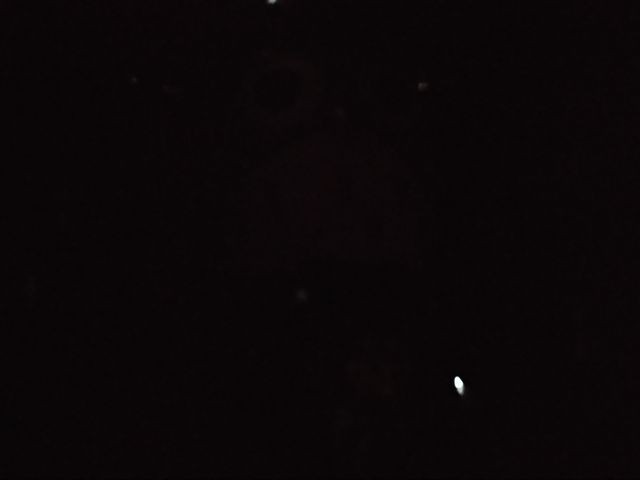
#> input picture Task2/what.jpg, 640 x 480 px
$ python Task2.py
#> lines starting #> are read from the running program, lines starting #| are printed output that depends on the picture
import cv2

img = cv2.imread('what.jpg',0)
#> img: shape (480, 640); min 0, max 255, mean 7.5


img2 = cv2.convertScaleAbs(img, alpha=-10, beta=10)
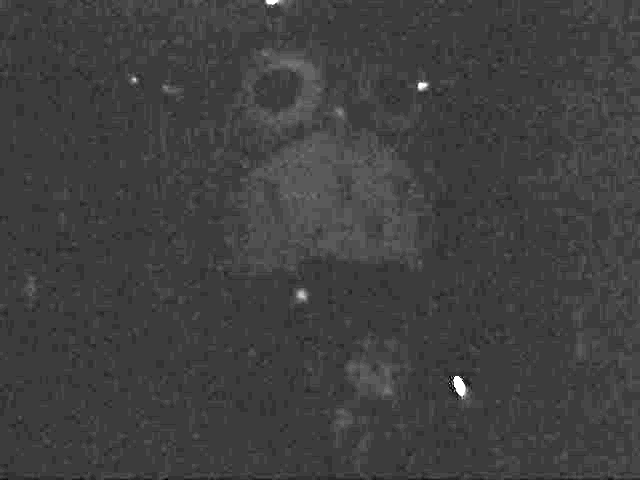
#> img2: shape (480, 640); min 0, max 255, mean 63.8
# adjust contrast to 10 and brightness to 50

cv2.namedWindow('before')
cv2.imshow('before',img)
cv2.namedWindow('after')
cv2.imshow('after',img2)
cv2.waitKey(0)
cv2.destroyAllWindows()

$ run again, with Task2/InsideTheBox.jpg copied over Task2/what.jpg
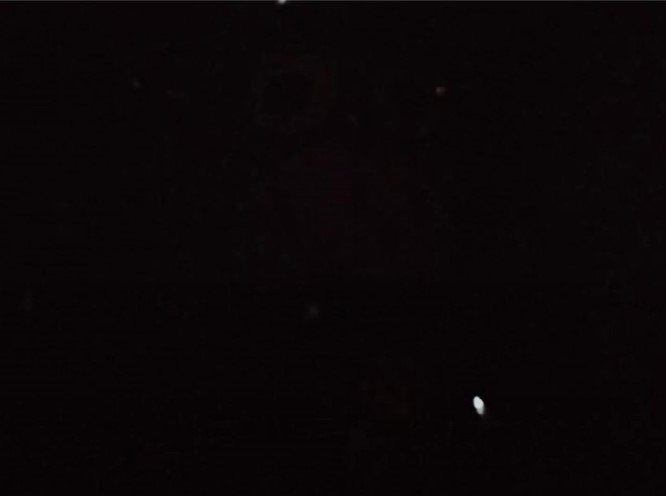
#> input picture Task2/InsideTheBox.jpg, 666 x 496 px
#> `img2 = cv2.convertScaleAbs(img, alpha=-10, beta=10)`:
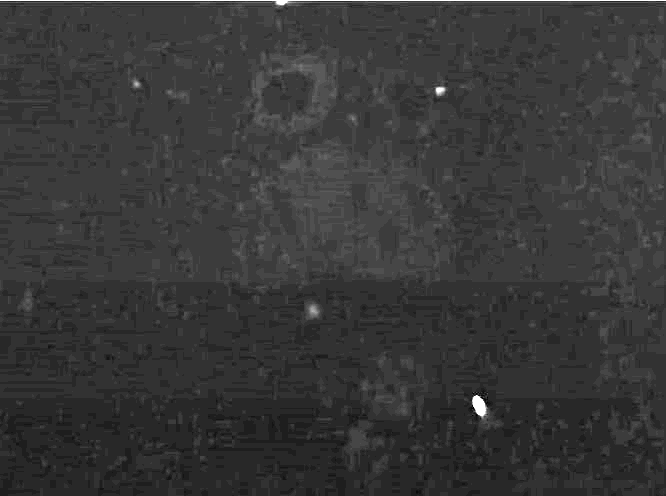
#> img2: shape (496, 666); min 0, max 255, mean 55.7
